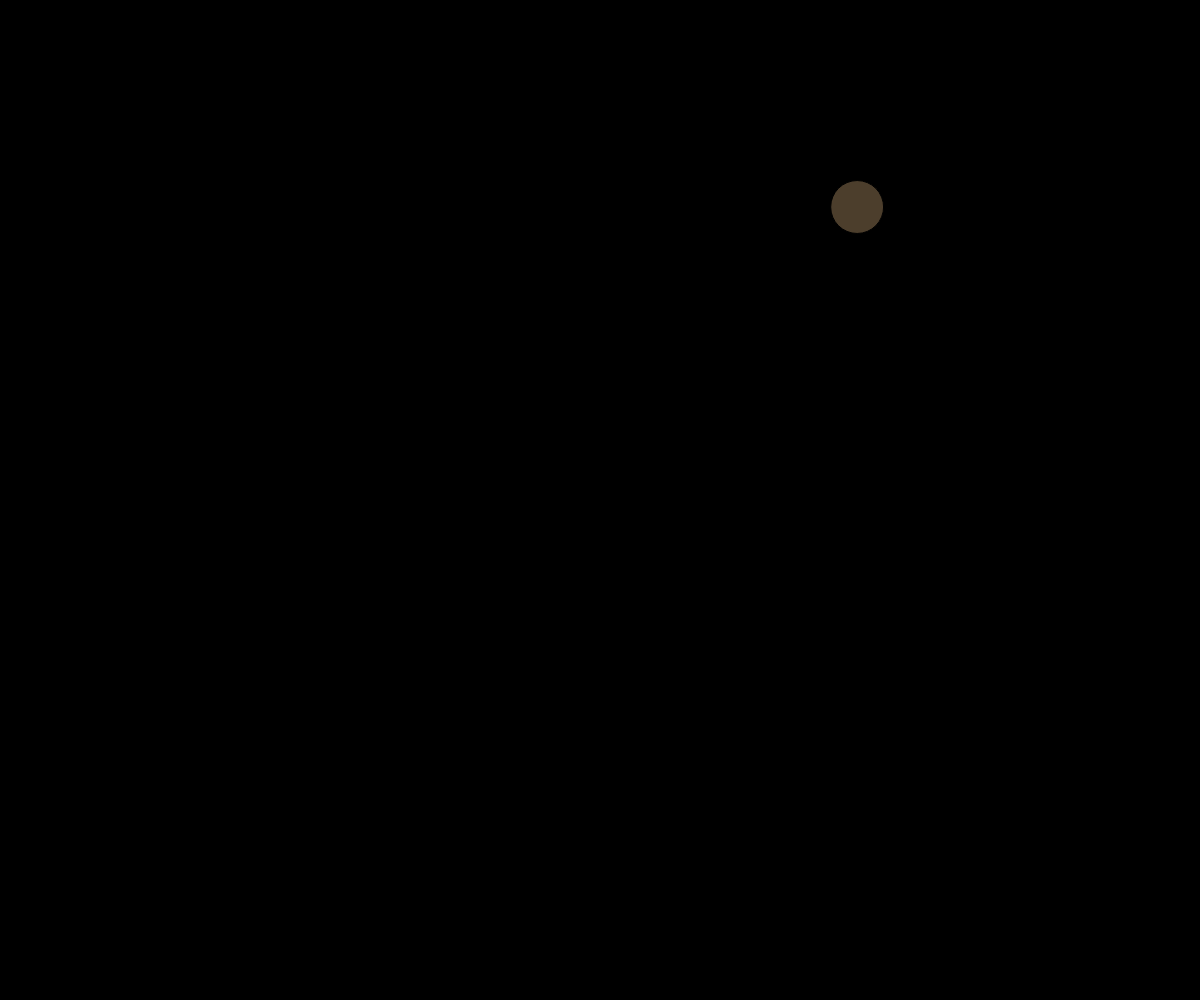
Frame 1 (no input)
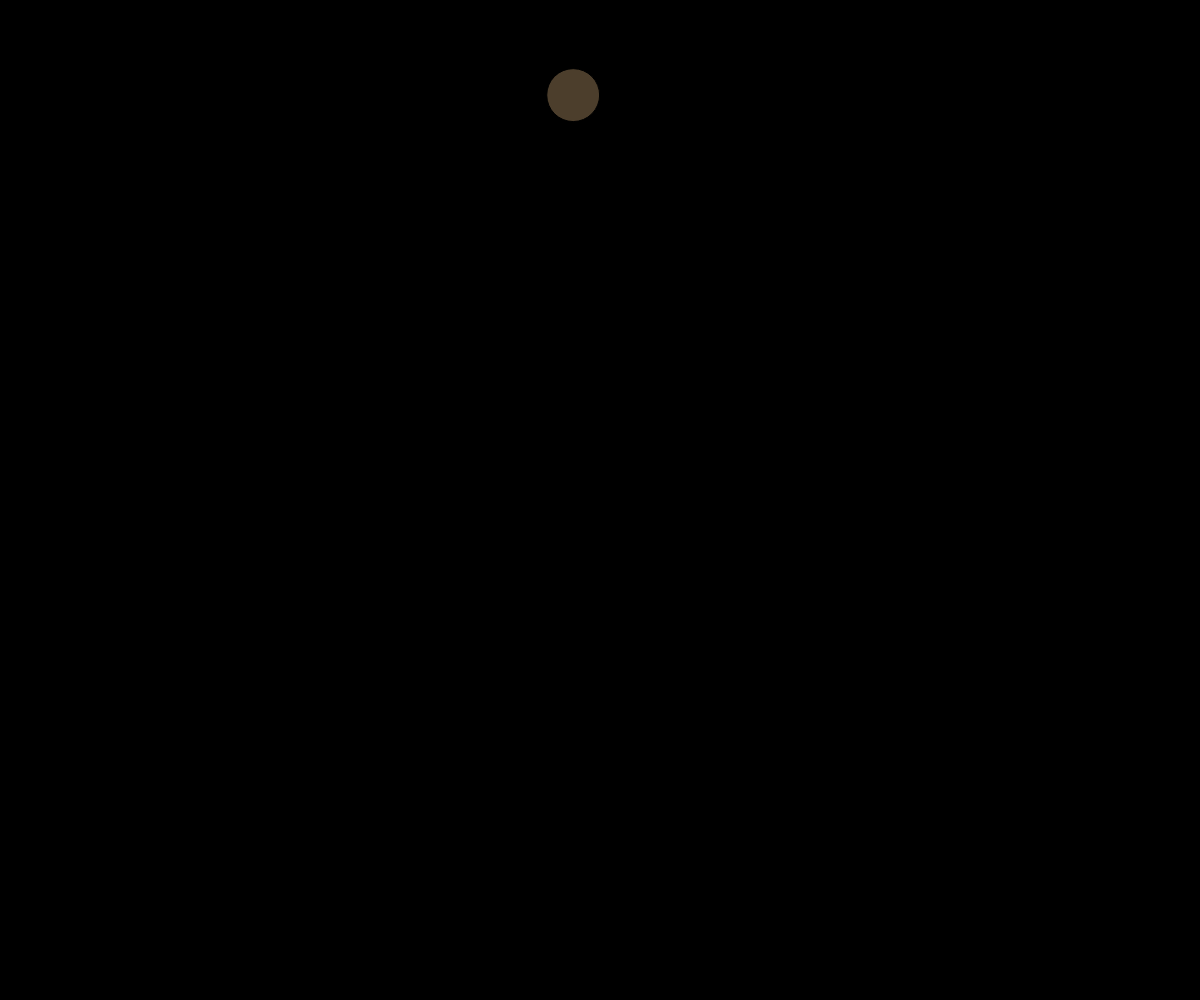
Frame 60 (no input)
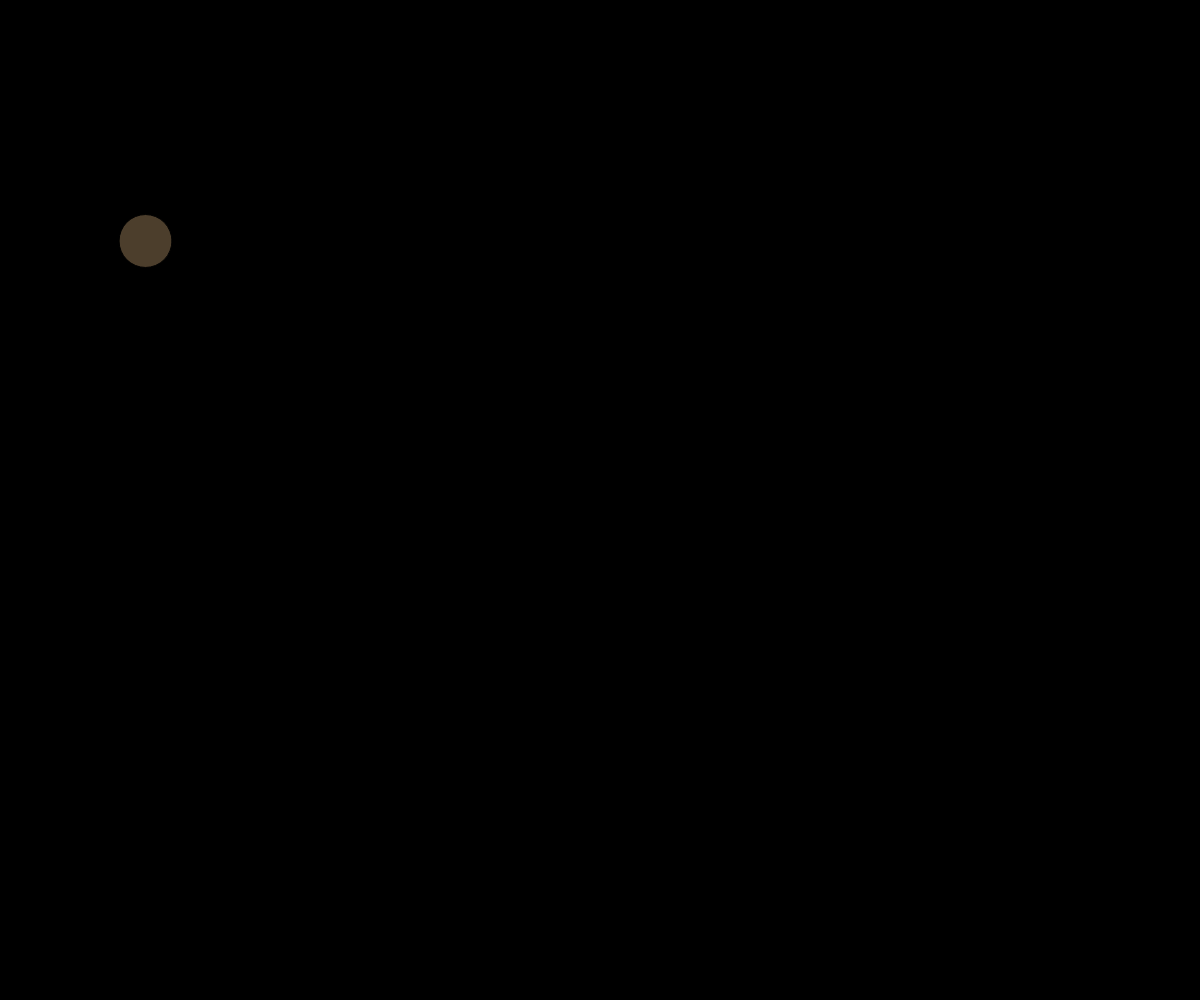
Frame 120 (the mouse pressed at the canvas centre since frame 60)

The p5.js sketch that drew these frames (run headless with seeded random() and noise() and a simulated clock; from frame 60 on, the mouse is pressed at the canvas centre):

// p5.js sketch
// ── sketch.js
class Mover {
  constructor(){
    this.position = createVector(random(width), random(height))
    this.velocity = createVector(random(-2,2), random(-2,2))
    this.diameter = random(24, 60)
    this.fill = color(random(0,255), random(0,255), random(0, 255))
    this.topSpeed = 10
    // this.acceleration1 = createVector(0,0.1)    
  }

  

  update(){
    // this.velocity.add(this.acceleration1)

    // Note that random2D is a static method, meaning it's associated with the Class Vector as a whole, not an instance of the class
    // this.acceleration2 = p5.Vector.random2D()
    // this.acceleration2.mult(random(2))

    
    let mouse = createVector(mouseX, mouseY)
    let direction = p5.Vector.sub(mouse, this.position)
    
    direction.normalize()
    direction.mult(0.2)
    this.acceleration = direction
    
    this.velocity.add(this.acceleration)
    this.velocity.limit(this.topSpeed)
    this.position.add(this.velocity)
  }

  show(){
    stroke(0)
    fill(this.fill)
    circle(this.position.x, this.position.y, this.diameter)
  }

  checkEdges(){
    if (this.position.x > width - (this.diameter / 2) || this.position.x < 0 + (this.diameter / 2)){
      this.velocity.x = this.velocity.x * -1
    }

    if (this.position.y > height - (this.diameter / 2) || this.position.y < 0 + (this.diameter / 2)){
    this.velocity.y = this.velocity.y * -1
    }
  }


}

let mover

function setup() {
  createCanvas(windowWidth, windowHeight);
  mover = new Mover()
}

function draw() {
  background(0);
  mover.show()
  mover.update()
  mover.checkEdges()
}

function windowResized(){
  resizeCanvas(windowWidth, windowHeight)
}
